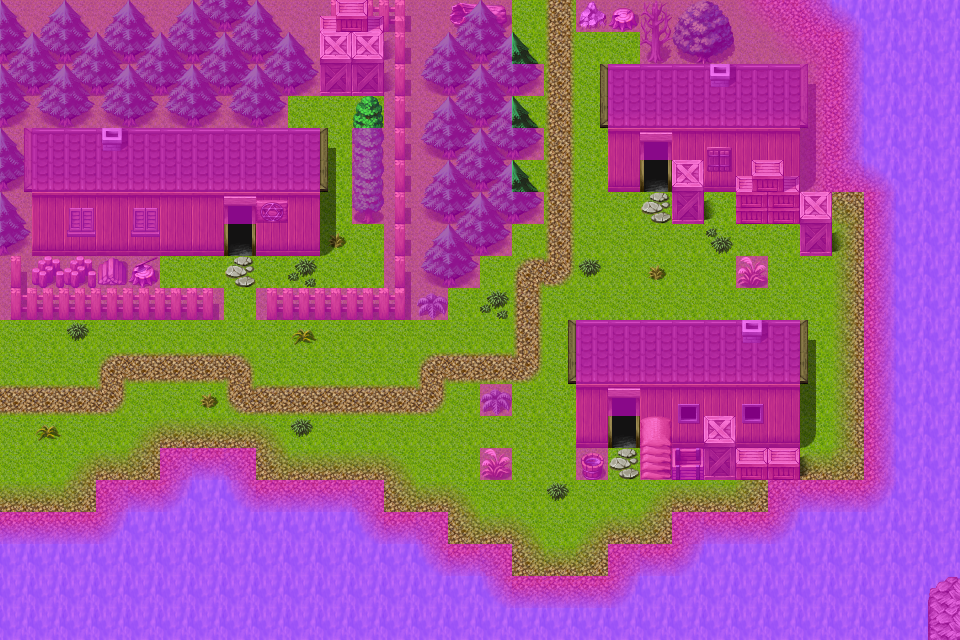

Rendered tile map (Tiled .tmx) drawn with the repository's tilesets; below, a short description and the map source with its tile grids summarised:
An orthogonal 30x20 tile map with 32x32 px tiles, 4 tile layers (Ground, Objects, Above, Walkable), 40 tilesets and 7 objects (5x mapchange, 2x spawn).

<map version="1.0" orientation="orthogonal" width="30" height="20" tilewidth="32" tileheight="32">
 <properties>
  <property name="outdoors" value="1" />
 </properties>
 <tileset firstgid="1" name="map_bed_1" tilewidth="32" tileheight="32">
  <image source="../drawable/map_bed_1.png" width="512" height="256" />
 </tileset>
 <tileset firstgid="129" name="map_border_1" tilewidth="32" tileheight="32">
  <image source="../drawable/map_border_1.png" width="512" height="256" />
 </tileset>
 <tileset firstgid="257" name="map_bridge_1" tilewidth="32" tileheight="32">
  <image source="../drawable/map_bridge_1.png" width="512" height="256" />
 </tileset>
 <tileset firstgid="385" name="map_broken_1" tilewidth="32" tileheight="32">
  <image source="../drawable/map_broken_1.png" width="512" height="256" />
 </tileset>
 <tileset firstgid="513" name="map_cavewall_1" tilewidth="32" tileheight="32">
  <image source="../drawable/map_cavewall_1.png" width="576" height="192" />
 </tileset>
 <tileset firstgid="621" name="map_cavewall_2" tilewidth="32" tileheight="32">
  <image source="../drawable/map_cavewall_2.png" width="576" height="192" />
 </tileset>
 <tileset firstgid="729" name="map_cavewall_3" tilewidth="32" tileheight="32">
  <image source="../drawable/map_cavewall_3.png" width="576" height="192" />
 </tileset>
 <tileset firstgid="837" name="map_chair_table_1" tilewidth="32" tileheight="32">
  <image source="../drawable/map_chair_table_1.png" width="512" height="256" />
 </tileset>
 <tileset firstgid="965" name="map_crate_1" tilewidth="32" tileheight="32">
  <image source="../drawable/map_crate_1.png" width="512" height="256" />
 </tileset>
 <tileset firstgid="1093" name="map_cupboard_1" tilewidth="32" tileheight="32">
  <image source="../drawable/map_cupboard_1.png" width="512" height="256" />
 </tileset>
 <tileset firstgid="1221" name="map_curtain_1" tilewidth="32" tileheight="32">
  <image source="../drawable/map_curtain_1.png" width="512" height="256" />
 </tileset>
 <tileset firstgid="1349" name="map_entrance_1" tilewidth="32" tileheight="32">
  <image source="../drawable/map_entrance_1.png" width="512" height="256" />
 </tileset>
 <tileset firstgid="1477" name="map_fence_1" tilewidth="32" tileheight="32">
  <image source="../drawable/map_fence_1.png" width="512" height="256" />
 </tileset>
 <tileset firstgid="1605" name="map_fence_2" tilewidth="32" tileheight="32">
  <image source="../drawable/map_fence_2.png" width="512" height="256" />
 </tileset>
 <tileset firstgid="1733" name="map_ground_1" tilewidth="32" tileheight="32">
  <image source="../drawable/map_ground_1.png" width="512" height="256" />
 </tileset>
 <tileset firstgid="1861" name="map_ground_2" tilewidth="32" tileheight="32">
  <image source="../drawable/map_ground_2.png" width="512" height="256" />
 </tileset>
 <tileset firstgid="1989" name="map_ground_3" tilewidth="32" tileheight="32">
  <image source="../drawable/map_ground_3.png" width="512" height="256" />
 </tileset>
 <tileset firstgid="2117" name="map_ground_4" tilewidth="32" tileheight="32">
  <image source="../drawable/map_ground_4.png" width="512" height="256" />
 </tileset>
 <tileset firstgid="2245" name="map_ground_5" tilewidth="32" tileheight="32">
  <image source="../drawable/map_ground_5.png" width="512" height="256" />
 </tileset>
 <tileset firstgid="2373" name="map_ground_6" tilewidth="32" tileheight="32">
  <image source="../drawable/map_ground_6.png" width="512" height="256" />
 </tileset>
 <tileset firstgid="2501" name="map_ground_7" tilewidth="32" tileheight="32">
  <image source="../drawable/map_ground_7.png" width="512" height="256" />
 </tileset>
 <tileset firstgid="2629" name="map_ground_8" tilewidth="32" tileheight="32">
  <image source="../drawable/map_ground_8.png" width="512" height="256" />
 </tileset>
 <tileset firstgid="2757" name="map_indoor_1" tilewidth="32" tileheight="32">
  <image source="../drawable/map_indoor_1.png" width="512" height="256" />
 </tileset>
 <tileset firstgid="2885" name="map_kitchen_1" tilewidth="32" tileheight="32">
  <image source="../drawable/map_kitchen_1.png" width="512" height="256" />
 </tileset>
 <tileset firstgid="3013" name="map_outdoor_1" tilewidth="32" tileheight="32">
  <image source="../drawable/map_outdoor_1.png" width="512" height="256" />
 </tileset>
 <tileset firstgid="3141" name="map_pillar_1" tilewidth="32" tileheight="32">
  <image source="../drawable/map_pillar_1.png" width="512" height="256" />
 </tileset>
 <tileset firstgid="3269" name="map_plant_1" tilewidth="32" tileheight="32">
  <image source="../drawable/map_plant_1.png" width="512" height="256" />
 </tileset>
 <tileset firstgid="3397" name="map_rock_1" tilewidth="32" tileheight="32">
  <image source="../drawable/map_rock_1.png" width="512" height="256" />
 </tileset>
 <tileset firstgid="3525" name="map_roof_1" tilewidth="32" tileheight="32">
  <image source="../drawable/map_roof_1.png" width="512" height="256" />
 </tileset>
 <tileset firstgid="3653" name="map_roof_2" tilewidth="32" tileheight="32">
  <image source="../drawable/map_roof_2.png" width="512" height="256" />
 </tileset>
 <tileset firstgid="3781" name="map_shop_1" tilewidth="32" tileheight="32">
  <image source="../drawable/map_shop_1.png" width="512" height="256" />
 </tileset>
 <tileset firstgid="3909" name="map_sign_ladder_1" tilewidth="32" tileheight="32">
  <image source="../drawable/map_sign_ladder_1.png" width="512" height="256" />
 </tileset>
 <tileset firstgid="4037" name="map_table_1" tilewidth="32" tileheight="32">
  <image source="../drawable/map_table_1.png" width="512" height="256" />
 </tileset>
 <tileset firstgid="4165" name="map_trail_1" tilewidth="32" tileheight="32">
  <image source="../drawable/map_trail_1.png" width="512" height="256" />
 </tileset>
 <tileset firstgid="4293" name="map_tree_1" tilewidth="32" tileheight="32">
  <image source="../drawable/map_tree_1.png" width="512" height="256" />
 </tileset>
 <tileset firstgid="4421" name="map_wall_1" tilewidth="32" tileheight="32">
  <image source="../drawable/map_wall_1.png" width="512" height="256" />
 </tileset>
 <tileset firstgid="4549" name="map_wall_2" tilewidth="32" tileheight="32">
  <image source="../drawable/map_wall_2.png" width="480" height="256" />
 </tileset>
 <tileset firstgid="4669" name="map_wall_3" tilewidth="32" tileheight="32">
  <image source="../drawable/map_wall_3.png" width="480" height="256" />
 </tileset>
 <tileset firstgid="4789" name="map_window_1" tilewidth="32" tileheight="32">
  <image source="../drawable/map_window_1.png" width="512" height="256" />
 </tileset>
 <tileset firstgid="4917" name="map_window_2" tilewidth="32" tileheight="32">
  <image source="../drawable/map_window_2.png" width="512" height="256" />
 </tileset>
 <layer name="Ground" width="30" height="20">
  <data>[600 cells, 600 non-empty, 13 distinct tile ids]</data>
 </layer>
 <layer name="Objects" width="30" height="20">
  <data>[600 cells, 287 non-empty, 70 distinct tile ids]</data>
 </layer>
 <layer name="Above" width="30" height="20">
  <data>[600 cells, 31 non-empty, 12 distinct tile ids]</data>
 </layer>
 <layer name="Walkable" width="30" height="20">
  <data>[600 cells, 404 non-empty, 1 distinct tile ids]</data>
 </layer>
 <objectgroup name="Mapevents">
  <object name="north" type="mapchange" x="512" y="0" width="64" height="32">
   <properties>
    <property name="map" value="remgard1" />
    <property name="place" value="south" />
   </properties>
  </object>
  <object name="remgard_villager2" type="mapchange" x="640" y="160" width="32" height="32">
   <properties>
    <property name="map" value="remgard_villager2" />
    <property name="place" value="south" />
   </properties>
  </object>
  </objectgroup>
 <objectgroup name="Spawn">
  <!-- 2 objects omitted --></objectgroup>
 <objectgroup name="Keys" />
</map>
<!-- 5 of 7 objects omitted -->
